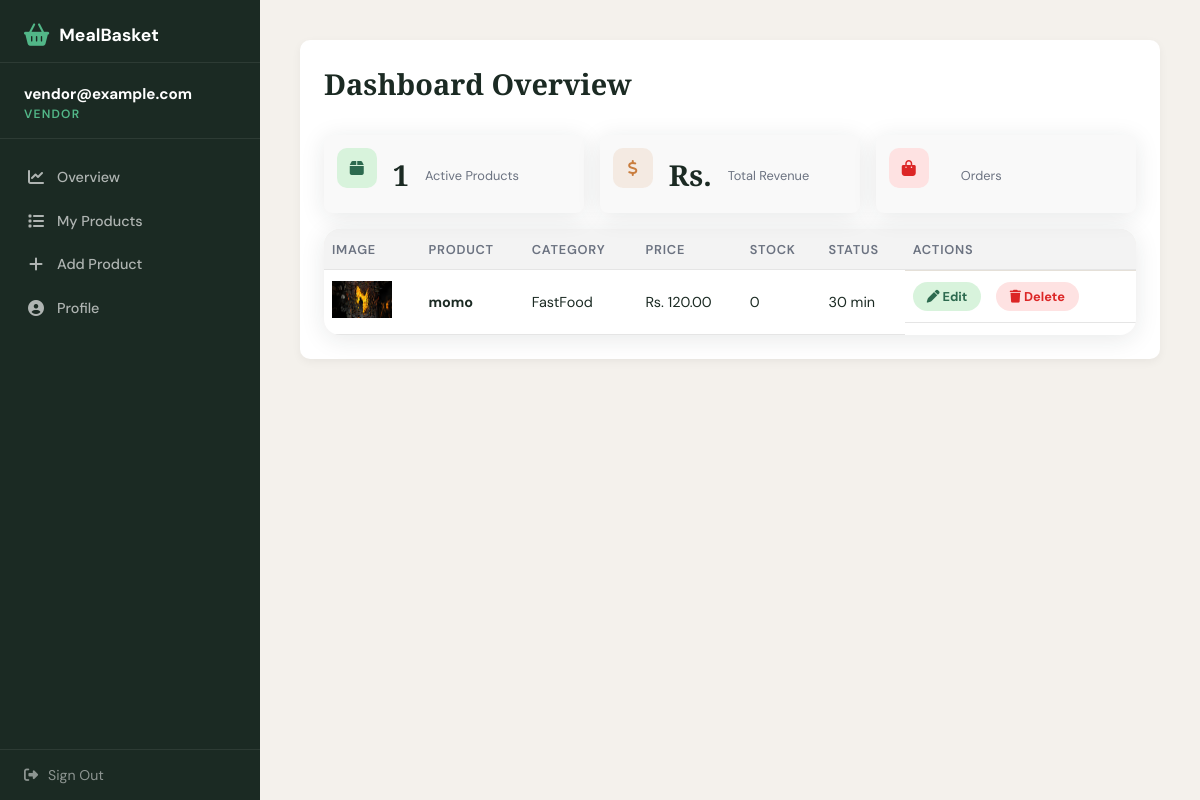
Screenshot of /vendor/dashboard (signed in) with the database file from the repository.
### app/models.py (models this page shows, shortened)
class Product(models.Model):
    vendor = models.ForeignKey(UserProfile, on_delete=models.CASCADE, limit_choices_to={'role':'vendor'})
    name = models.CharField(max_length=255)
    description = models.TextField()
    category = models.ForeignKey(Category, on_delete=models.CASCADE)
    cook_time = models.PositiveIntegerField(default=30)
    calories = models.PositiveIntegerField(blank=True, null=True)
    price = models.DecimalField(max_digits=8, decimal_places=2)
    stock = models.IntegerField(default=0)
    image = models.ImageField(upload_to='products/', blank=True, null=True)
    created_at = models.DateTimeField(auto_now_add=True)

class Category(models.Model):
    name = models.CharField(max_length=100, unique=True)
    image = models.ImageField(upload_to='category_images/', blank=True, null=True)
    is_active = models.BooleanField(default=True)
    created_at = models.DateTimeField(auto_now_add=True)

### app/views.py (the view)
# urls.py: path('vendor/dashboard', vender_dashboard, name='vendor_dashboard'),
def vender_dashboard(request):
    vendor_profile = get_object_or_404(UserProfile, user=request.user)
    categories = Category.objects.all()
    products = Product.objects.filter(vendor=vendor_profile).order_by('-created_at')
    context = {
        'vendor_profile': vendor_profile,
        'categories': categories,
        'products': products,
    }
    return render(request, 'vender_dashboard.html', context)

### templates/vender_dashboard.html (shortened to what this page needs)
{% load static %}
<!DOCTYPE html>
<html lang="en">
<head>
<link rel="stylesheet" href="{% static 'css/styles.css' %}">
<link rel="stylesheet" href="https://cdnjs.cloudflare.com/ajax/libs/font-awesome/6.5.0/css/all.min.css">
</head>
<body>
  <aside class="sidebar">
    <div class="sidebar-logo">
        <i class="fa-solid fa-basket-shopping"></i>
        <span>MealBasket</span>
    </div>
    <div class="sidebar-user">
      <div class="user-name">{{ request.user.username }}</div>
      <div class="user-role">Vendor</div>
    </div>
    <ul class="sidebar-nav">
      <li><a href="{% url 'vendor_dashboard' %}"><i class="fa-solid fa-chart-line"></i> Overview</a></li>
      <li class="active"><a href="{% url 'vendor_product_list' %}"><i class="fa-solid fa-list"></i> My Products</a></li>
      <li><a href="{% url 'add_product' %}"><i class="fa-solid fa-plus"></i> Add Product</a></li>
      <li><a href="{% url 'update_vendor_profile' %}"><i class="fa-solid fa-user-circle"></i> Profile</a></li>
    </ul>
    <div class="sidebar-logout">
      <a href="{% url 'logout' %}">
        <i class="fa-solid fa-right-from-bracket"></i> Sign Out
      </a>
    </div>
  </aside>
<main class="main-content">
  <div class="dash-panel active" id="v-overview">
    <div class="dash-header"><h1>Dashboard Overview</h1></div>
    <div class="stats-grid">
      <div class="stat-card">
        <div class="stat-icon" style="background:var(--green-pale);color:var(--green)"><i class="fa-solid fa-box"></i></div>
        <div class="stat-val">{{ products.count }}</div>
        <div class="stat-label">Active Products</div>
      </div>
      <div class="stat-card">
        <div class="stat-icon" style="background:rgba(201,125,62,0.12);color:var(--orange)"><i class="fa-solid fa-dollar-sign"></i></div>
        <div class="stat-val">Rs. {{ total_revenue }}</div>
        <div class="stat-label">Total Revenue</div>
      </div>
      <div class="stat-card">
        <div class="stat-icon" style="background:#FEE2E2;color:#DC2626"><i class="fa-solid fa-bag-shopping"></i></div>
        <div class="stat-label">Orders</div>
      </div>
    </div>
    <div class="table-wrap">
      <table>
        <thead>
          <tr><th>Image</th><th>Product</th><th>Category</th><th>Price</th><th>Stock</th><th>Status</th><th>Actions</th></tr>
        </thead>
        <tbody>
          {% for product in products %}
          <tr>
            <td>
              {% if product.image %}
                <img src="{{ product.image.url }}" width="60">
              {% else %}
                No Image
              {% endif %}
            </td>
            <td><strong>{{ product.name }}</strong></td>
            <td>{{ product.category.name }}</td>
            <td>Rs. {{ product.price }}</td>
            <td>{{ product.stock }}</td>
            <td>{{ product.cook_time }} min</td>
            <td style="display:flex;gap:0.5rem;">
              <form method="GET" action="{% url 'edit_product' product.id %}">
                <button type="submit" class="btn-edit">
                  <i class="fa-solid fa-pen"></i> Edit
                </button>
              </form>
              <form method="POST" action="{% url 'delete_product' product.id %}"
                    onsubmit="return confirm('Are you sure you want to delete this product?');">
                <button type="submit" class="btn-delete">
                  <i class="fa-solid fa-trash"></i> Delete
                </button>
              </form>
            </td>
          </tr>
          {% empty %}
          <tr>
            <td colspan="6" style="text-align:center;padding:2rem;">
              No products yet. Add your first meal!
            </td>
          </tr>
          {% endfor %}
        </tbody>
      </table>
    </div>
  </div>
</main>
</body>
</html>

### static/css/styles.css (style rules this page uses)
:root { --green: #2D6A4F; --green-light: #52B788; --green-pale: #D8F3DC; --cream: #F4F1EC; --dark: #1B2A23; --brown: #3B2A1A; --orange: #C97D3E; --white: #FFFFFF; --gray: #6B7280; --border: #E5E0D8; --shadow: 0 4px 24px rgba(27,42,35,0.10); --shadow-lg: 0 12px 48px rgba(27,42,35,0.16); --radius: 16px; --radius-sm: 10px; }
* { margin:0; padding:0; box-sizing:border-box; }
body { font-family: 'DM Sans', sans-serif; background: var(--cream); color: var(--dark); overflow-x: hidden; }
.sidebar { width:260px; background:var(--dark); color:#fff; display:flex; flex-direction:column; position:fixed; top:0; bottom:0; left:0; z-index:100; }
.sidebar-logo { padding:1.5rem 1.5rem 1rem; display:flex; align-items:center; gap:10px; border-bottom:1px solid rgba(255,255,255,0.08); margin-bottom:.5rem; }
.sidebar-logo i { color:var(--green-light); font-size:1.4rem; }
.sidebar-logo span { font-weight:700; font-size:1.1rem; }
.sidebar-user { padding:.8rem 1.5rem 1rem; border-bottom:1px solid rgba(255,255,255,0.08); margin-bottom:.5rem; }
.sidebar-user .user-name { font-weight:700; font-size:0.95rem; }
.sidebar-user .user-role { font-size:0.75rem; color:var(--green-light); text-transform:uppercase; letter-spacing:0.1em; font-weight:600; margin-top:2px; }
.sidebar-nav { list-style:none; padding:.5rem 0; flex:1; overflow-y:auto; }
.sidebar-nav li a { display:flex; align-items:center; gap:12px; padding:.8rem 1.5rem; color:rgba(255,255,255,0.65); text-decoration:none; font-size:0.9rem; font-weight:500; transition:all .2s; cursor:pointer; border-left:3px solid transparent; }
.sidebar-nav li a i { width:18px; text-align:center; font-size:1rem; }
.sidebar-logout { padding:1rem 1.5rem; border-top:1px solid rgba(255,255,255,0.08); }
.sidebar-logout a { display:flex; align-items:center; gap:10px; color:rgba(255,255,255,0.5); font-size:0.88rem; cursor:pointer; transition:color .2s; text-decoration:none; }
.main-content { margin-left:260px; flex:1; padding:2.5rem; min-height:100vh; background:var(--cream); }
.dash-header { display:flex; align-items:center; justify-content:space-between; margin-bottom:2rem; }
.dash-header h1 { font-family:'Playfair Display',serif; font-size:1.8rem; font-weight:900; }
.dash-panel { display:none; }
.dash-panel.active { display:block; }
.stats-grid { display:grid; grid-template-columns:repeat(auto-fill,minmax(180px,1fr)); gap:1.2rem; margin-bottom:2rem; }
.stat-card { background:#fff; border-radius:var(--radius); padding:1.4rem; box-shadow:var(--shadow); }
.stat-card .stat-icon { width:40px; height:40px; border-radius:10px; display:flex; align-items:center; justify-content:center; margin-bottom:.8rem; font-size:1rem; }
.stat-card .stat-val { font-family:'Playfair Display',serif; font-size:1.8rem; font-weight:900; }
.stat-card .stat-label { color:var(--gray); font-size:0.8rem; margin-top:.2rem; }
.table-wrap { background:#fff; border-radius:var(--radius); box-shadow:var(--shadow); overflow:hidden; }
table { width:100%; border-collapse:collapse; }
thead { background:var(--cream); }
th { padding:1rem 1.2rem; text-align:left; font-size:0.8rem; font-weight:700; text-transform:uppercase; letter-spacing:0.06em; color:var(--gray); }
td { padding:1rem 1.2rem; border-top:1px solid var(--border); font-size:0.9rem; vertical-align:middle; }
.btn-edit, .btn-delete { padding:6px 14px; border-radius:50px; font-size:0.8rem; font-weight:700; cursor:pointer; border:none; font-family:'DM Sans',sans-serif; transition:all .2s; }
.btn-edit { background:var(--green-pale); color:var(--green); }
.btn-delete { background:#FEE2E2; color:#DC2626; margin-left:.4rem; }

### templates/vender_dashboard.html (style rules this page uses)
.dash-panel { background: #fff; padding: 1.5rem; border-radius: 10px; margin-bottom: 2rem; box-shadow: 0 3px 10px rgba(0,0,0,0.05); }
.dash-panel.active { display: block; }
.stats-grid { display: flex; gap: 1rem; flex-wrap: wrap; margin-bottom: 1rem; }
.stat-card { flex: 1; display: flex; align-items: center; gap: 1rem; padding: 0.8rem; border-radius: 8px; background: #f9f9f9; }
.stat-icon { font-size: 1.5rem; padding: 0.5rem; border-radius: 8px; }
.stat-val { font-size: 1.4rem; font-weight: 700; }
.stat-label { font-size: 0.85rem; color: #555; }
.table-wrap { overflow-x: auto; margin-top: 1rem; }
table { width: 100%; border-collapse: collapse; }
th, td { padding: 0.7rem 0.5rem; text-align: left; border-bottom: 1px solid #e5e5e5; }
th { background: #f3f3f3; font-weight: 600; }

### rows the page displays
Product: image (picture), name "momo", category.name "FastFood", price "120.00", stock "0", cook_time "30"

### other values shown
{{ request.user.username }} "vendor@example.com"
{{ products.count }} "1"
